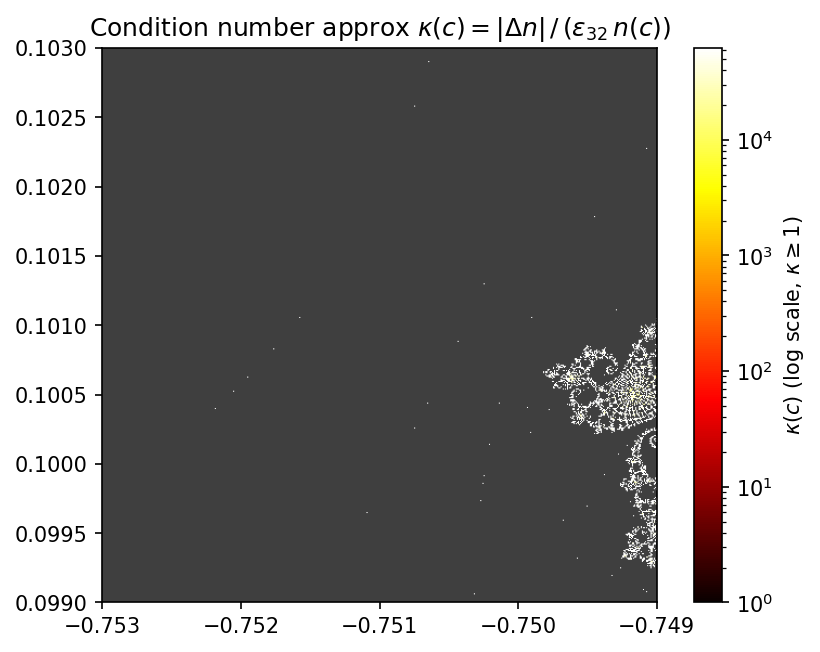

This chart was generated by the following Python code:
"""
MP3 M2: Mandelbrot Sensitivity Map (Condition Number Approximation)
"""

import numpy as np
import matplotlib.pyplot as plt
from matplotlib.colors import LogNorm

N, MAX_ITER = 512, 1000

x = np.linspace(-0.7530, -0.7490, N)
y = np.linspace( 0.0990, 0.1030, N)

C = (x[np.newaxis, :] + 1j * y[:, np.newaxis]).astype(np.complex128)

eps32 = float(np.finfo(np.float32).eps)
delta = np.maximum(eps32 * np.abs(C), 1e-10)

def escape_count(C, max_iter):
    z = np.zeros_like(C)
    cnt = np.full(C.shape, max_iter, dtype=np.int32)
    esc = np.zeros(C.shape, dtype=bool)
    for k in range(max_iter):
        z[~esc] = z[~esc]**2 + C[~esc]
        newly = ~esc & (np.abs(z) > 2.0)
        cnt[newly] = k
        esc[newly] = True
    return cnt

n_base = escape_count(C, MAX_ITER).astype(float)
n_perturb = escape_count(C + delta, MAX_ITER).astype(float)

dn = np.abs(n_base - n_perturb)
kappa = np.where(n_base > 0, dn / (eps32 * n_base), np.nan)

cmap_k = plt.cm.hot.copy()
cmap_k.set_bad('0.25')

vmax = np.nanpercentile(kappa, 99)

plt.imshow(kappa, cmap=cmap_k, origin='lower',
           extent=[-0.7530, -0.7490, 0.0990, 0.1030],
           norm=LogNorm(vmin=1, vmax=vmax))
plt.colorbar(label=r'$\kappa(c)$ (log scale, $\kappa \geq 1$)')
plt.title(r'Condition number approx $\kappa(c) = |\Delta n|\,/\,(\varepsilon_{32}\, n(c))$')
plt.savefig('sensitivity_map.png', dpi=150, bbox_inches='tight')
plt.show()
